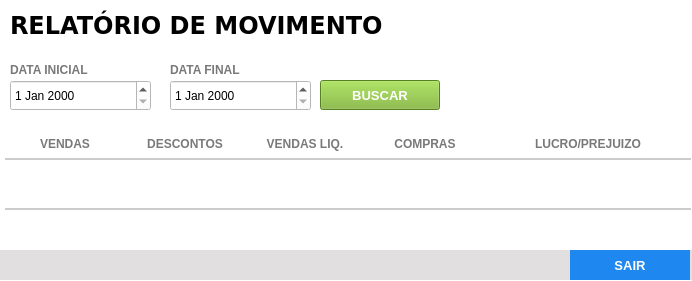
<?xml version="1.0" encoding="UTF-8"?>
<ui version="4.0">
 <class>Frame</class>
 <widget class="QFrame" name="Frame">
  <property name="geometry">
   <rect>
    <x>0</x>
    <y>0</y>
    <width>692</width>
    <height>281</height>
   </rect>
  </property>
  <property name="windowTitle">
   <string>Relatório de Movimento</string>
  </property>
  <property name="styleSheet">
   <string notr="true">background: #FFF;</string>
  </property>
  <widget class="QTableWidget" name="tb_rel">
   <property name="geometry">
    <rect>
     <x>0</x>
     <y>130</y>
     <width>691</width>
     <height>111</height>
    </rect>
   </property>
   <property name="cursor" stdset="0">
    <cursorShape>PointingHandCursor</cursorShape>
   </property>
   <property name="focusPolicy">
    <enum>Qt::WheelFocus</enum>
   </property>
   <property name="styleSheet">
    <string notr="true">QTableView{
color: #797979;
font-weight: bold;
font-size: 13px;
background: #FFF;
padding: 0 0 0 5px;
}
QHeaderView:section{
background: #FFF;
padding: 5px 0 ;
font-size: 12px;
font-family: &quot;Arial&quot;;
font-weight: bold;
color: #797979;
border: none;
border-bottom: 2px solid #CCC;
text-transform: uppercase;
}
QTableView::item {
border-bottom: 2px solid #CCC;
padding: 2px;
}

</string>
   </property>
   <property name="frameShape">
    <enum>QFrame::NoFrame</enum>
   </property>
   <property name="frameShadow">
    <enum>QFrame::Plain</enum>
   </property>
   <property name="autoScrollMargin">
    <number>20</number>
   </property>
   <property name="editTriggers">
    <set>QAbstractItemView::NoEditTriggers</set>
   </property>
   <property name="selectionMode">
    <enum>QAbstractItemView::NoSelection</enum>
   </property>
   <property name="selectionBehavior">
    <enum>QAbstractItemView::SelectRows</enum>
   </property>
   <property name="showGrid">
    <bool>false</bool>
   </property>
   <property name="gridStyle">
    <enum>Qt::NoPen</enum>
   </property>
   <property name="wordWrap">
    <bool>false</bool>
   </property>
   <property name="rowCount">
    <number>1</number>
   </property>
   <attribute name="horizontalHeaderDefaultSectionSize">
    <number>120</number>
   </attribute>
   <attribute name="horizontalHeaderHighlightSections">
    <bool>false</bool>
   </attribute>
   <attribute name="horizontalHeaderStretchLastSection">
    <bool>true</bool>
   </attribute>
   <attribute name="verticalHeaderVisible">
    <bool>false</bool>
   </attribute>
   <attribute name="verticalHeaderMinimumSectionSize">
    <number>20</number>
   </attribute>
   <attribute name="verticalHeaderDefaultSectionSize">
    <number>50</number>
   </attribute>
   <row>
    <property name="text">
     <string>1</string>
    </property>
   </row>
   <column>
    <property name="text">
     <string>VENDAS</string>
    </property>
   </column>
   <column>
    <property name="text">
     <string>DESCONTOS</string>
    </property>
   </column>
   <column>
    <property name="text">
     <string>VENDAS LIQ.</string>
    </property>
   </column>
   <column>
    <property name="text">
     <string>COMPRAS</string>
    </property>
   </column>
   <column>
    <property name="text">
     <string>LUCRO/PREJUIZO</string>
    </property>
   </column>
  </widget>
  <widget class="QFrame" name="fr_titulo_servicos">
   <property name="geometry">
    <rect>
     <x>0</x>
     <y>0</y>
     <width>791</width>
     <height>51</height>
    </rect>
   </property>
   <property name="styleSheet">
    <string notr="true"/>
   </property>
   <widget class="QLabel" name="lb_venda">
    <property name="geometry">
     <rect>
      <x>10</x>
      <y>10</y>
      <width>491</width>
      <height>30</height>
     </rect>
    </property>
    <property name="font">
     <font>
      <family>DejaVu Sans</family>
      <pointsize>18</pointsize>
      <weight>75</weight>
      <bold>true</bold>
     </font>
    </property>
    <property name="styleSheet">
     <string notr="true">color: rgb(0, 0, 0)</string>
    </property>
    <property name="text">
     <string>RELATÓRIO DE MOVIMENTO </string>
    </property>
   </widget>
  </widget>
  <widget class="QFrame" name="fr_botoes">
   <property name="geometry">
    <rect>
     <x>-290</x>
     <y>250</y>
     <width>991</width>
     <height>30</height>
    </rect>
   </property>
   <property name="styleSheet">
    <string notr="true">background:#E1DFE0;
border: none;</string>
   </property>
   <widget class="QPushButton" name="bt_sair">
    <property name="geometry">
     <rect>
      <x>860</x>
      <y>0</y>
      <width>120</width>
      <height>30</height>
     </rect>
    </property>
    <property name="font">
     <font>
      <pointsize>10</pointsize>
      <weight>75</weight>
      <bold>true</bold>
     </font>
    </property>
    <property name="cursor">
     <cursorShape>PointingHandCursor</cursorShape>
    </property>
    <property name="focusPolicy">
     <enum>Qt::NoFocus</enum>
    </property>
    <property name="contextMenuPolicy">
     <enum>Qt::ActionsContextMenu</enum>
    </property>
    <property name="styleSheet">
     <string notr="true">QPushButton {
background-color: #1E87F0;
color: #FFF
 }
QPushButton:hover{
background-color: #40a286
}</string>
    </property>
    <property name="text">
     <string>SAIR</string>
    </property>
    <property name="iconSize">
     <size>
      <width>75</width>
      <height>35</height>
     </size>
    </property>
   </widget>
  </widget>
  <widget class="QDateEdit" name="tx_datainicial">
   <property name="geometry">
    <rect>
     <x>10</x>
     <y>80</y>
     <width>141</width>
     <height>31</height>
    </rect>
   </property>
  </widget>
  <widget class="QLabel" name="lb_FormProdutos_7">
   <property name="geometry">
    <rect>
     <x>10</x>
     <y>60</y>
     <width>101</width>
     <height>20</height>
    </rect>
   </property>
   <property name="styleSheet">
    <string notr="true">QLabel{
font-size: 12px;
font-family: &quot;Arial Unicode MS&quot;;
font-weight: bold;
color: #797979
}</string>
   </property>
   <property name="text">
    <string>DATA INICIAL</string>
   </property>
  </widget>
  <widget class="QDateEdit" name="tx_datafinal">
   <property name="geometry">
    <rect>
     <x>170</x>
     <y>80</y>
     <width>141</width>
     <height>31</height>
    </rect>
   </property>
  </widget>
  <widget class="QLabel" name="lb_FormProdutos_8">
   <property name="geometry">
    <rect>
     <x>170</x>
     <y>60</y>
     <width>101</width>
     <height>20</height>
    </rect>
   </property>
   <property name="styleSheet">
    <string notr="true">QLabel{
font-size: 12px;
font-family: &quot;Arial Unicode MS&quot;;
font-weight: bold;
color: #797979
}</string>
   </property>
   <property name="text">
    <string>DATA FINAL</string>
   </property>
  </widget>
  <widget class="QPushButton" name="bt_buscar">
   <property name="geometry">
    <rect>
     <x>320</x>
     <y>80</y>
     <width>120</width>
     <height>30</height>
    </rect>
   </property>
   <property name="font">
    <font>
     <pointsize>10</pointsize>
     <weight>75</weight>
     <bold>true</bold>
    </font>
   </property>
   <property name="cursor">
    <cursorShape>PointingHandCursor</cursorShape>
   </property>
   <property name="focusPolicy">
    <enum>Qt::NoFocus</enum>
   </property>
   <property name="contextMenuPolicy">
    <enum>Qt::ActionsContextMenu</enum>
   </property>
   <property name="styleSheet">
    <string notr="true">QPushButton {
background-color: #7AB32E;
color: #FFF
 }
QPushButton:hover{
background-color: #40a286
}</string>
   </property>
   <property name="text">
    <string>BUSCAR</string>
   </property>
   <property name="iconSize">
    <size>
     <width>75</width>
     <height>35</height>
    </size>
   </property>
  </widget>
 </widget>
 <resources/>
 <connections/>
</ui>
